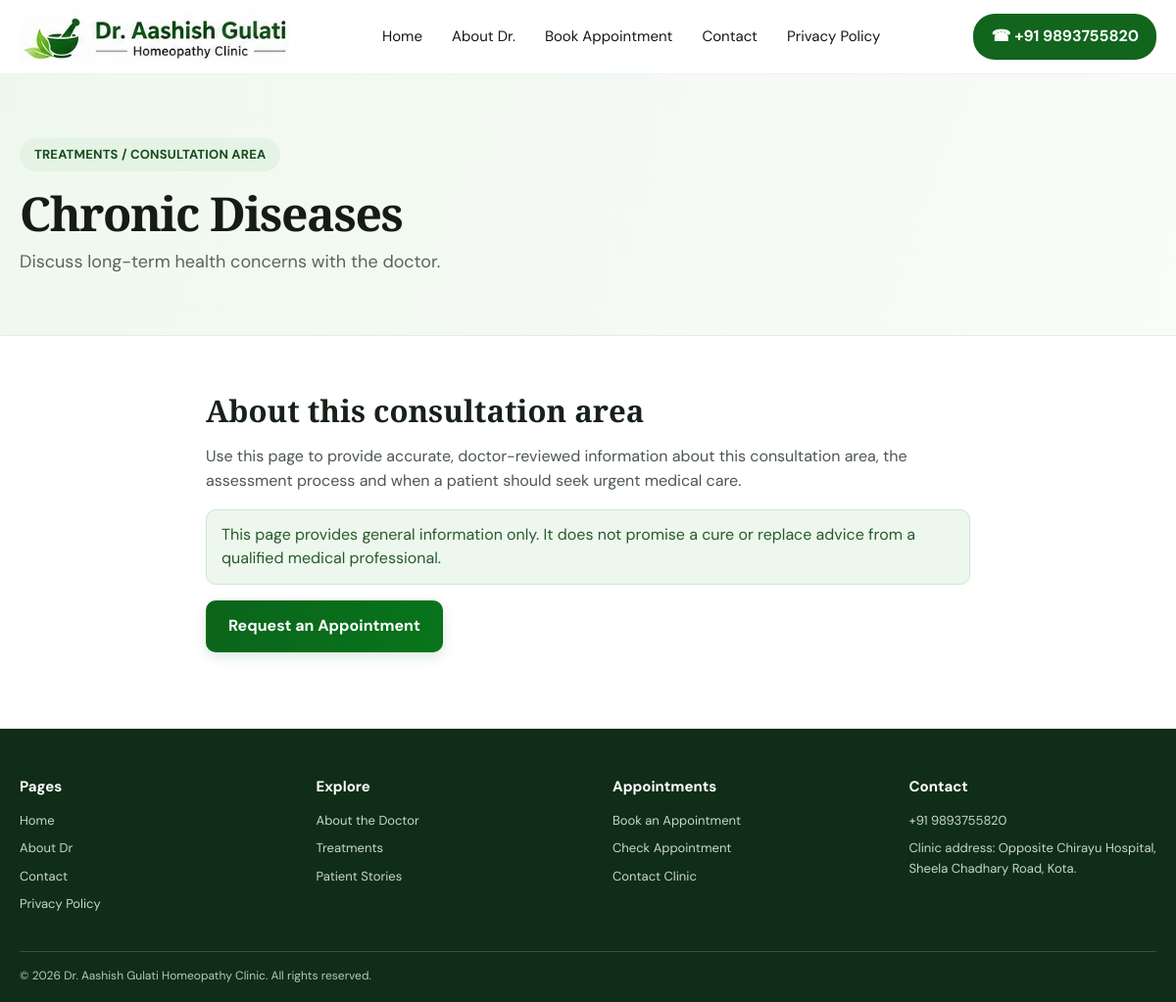
The app's page /treatments/chronic-diseases/ with its own data.
### website/models.py (models this page shows, shortened)
class Treatment(models.Model):
    title = models.CharField(max_length=120)
    slug = models.SlugField(unique=True)
    short_description = models.CharField(max_length=240)
    description = models.TextField(blank=True)
    icon = models.CharField(max_length=30, default='✚')
    is_featured = models.BooleanField(default=True)
    display_order = models.PositiveIntegerField(default=0)
    class Meta:
        ordering = ['display_order', 'title']

### website/views.py (the view)
# urls.py: path('treatments/<slug:slug>/', views.treatment_detail, name='treatment_detail'),
def treatment_detail(request, slug):
    treatment = get_object_or_404(Treatment, slug=slug)
    return render(request, 'website/treatment_detail.html', {'treatment': treatment})

### clinic_dashboard/context_processors.py (called while the page is built)
def clinic_dashboard_context(request):
    return {'now': timezone.localtime()}

### templates/website/treatment_detail.html (shortened to what this page needs)
{% extends 'base.html' %}
{% block content %}
<section class="page-hero">
    <div class="container">
        <p class="eyebrow"><a href="{% url 'treatments' %}">TREATMENTS</a> / CONSULTATION AREA</p>
        <h1>{{ treatment.title }}</h1>
        <p>{{ treatment.short_description }}</p>
    </div>
</section>
<section class="container narrow prose section">
    <h2>About this consultation area</h2>
    {% if treatment.description %}
    <p>{{ treatment.description|linebreaks }}</p>
    {% else %}
    <p>Use this page to provide accurate, doctor-reviewed information about this consultation area, the assessment process and when a patient should seek urgent medical care.</p>
    {% endif %}
    <div class="notice">This page provides general information only. It does not promise a cure or replace advice from a qualified medical professional.</div>
    <a class="btn btn-primary" href="{% url 'book_appointment' %}">Request an Appointment</a>
</section>
{% endblock %}

### static/css/style.css (style rules this page uses)
:root { --green: #11651d; --green-dark: #064b16; --green-soft: #eaf5e9; --ink: #17211a; --muted: #68736c; --line: #dce8de; --paper: #fff; --shadow: 0 12px 35px rgba(20, 65, 29, .09) }
* { box-sizing: border-box }
html { scroll-behavior: smooth }
body { margin: 0; color: var(--ink); font-family: 'DM Sans', Arial, sans-serif; background: #fff; font-size: 16px; line-height: 1.55 }
a { color: inherit; text-decoration: none }
.container { width: min(1240px, calc(100% - 40px)); margin-inline: auto }
.eyebrow { display: inline-block; background: #e5f3e4; color: #174d20; border-radius: 24px; padding: 7px 15px; font-size: 13px; font-weight: 700; letter-spacing: .2px; margin: 0 0 17px }
.hero h1, .page-hero h1 { font-family: 'Playfair Display', Georgia, serif; font-size: clamp(42px, 4.2vw, 62px); line-height: 1.08; letter-spacing: -1.4px; margin: 0 0 18px; color: #171b18 }
.btn { display: inline-flex; align-items: center; justify-content: center; gap: 8px; border: 1px solid transparent; border-radius: 10px; padding: 13px 22px; font-weight: 700; font-size: 16px; cursor: pointer; transition: .2s }
.btn-primary { background: linear-gradient(110deg, #0b641b, #08751c); color: white; box-shadow: 0 5px 13px rgba(17, 101, 29, .14) }
.section { padding-top: 58px; padding-bottom: 58px }
.page-hero { background: linear-gradient(110deg, #eff8ee, #f9fcf8); padding: 65px 0 60px; border-bottom: 1px solid #e4eee5 }
.page-hero h1 { font-size: clamp(38px, 4vw, 52px); margin-bottom: 10px }
.page-hero p:last-child { margin: 0; color: #58655a; font-size: 18px }
.prose h2 { font-family: 'Playfair Display', Georgia, serif; font-size: 31px; line-height: 1.2; margin: 0 0 16px }
.prose p { color: #4c574e }
.narrow { max-width: 780px }
.notice { padding: 13px 15px; background: #edf7ed; border: 1px solid #cfe5d0; border-radius: 10px; color: #275b2d; margin: 16px 0 }

### records on screen
Treatment: title "Chronic Diseases", short_description "Discuss long-term health concerns with the doctor."
